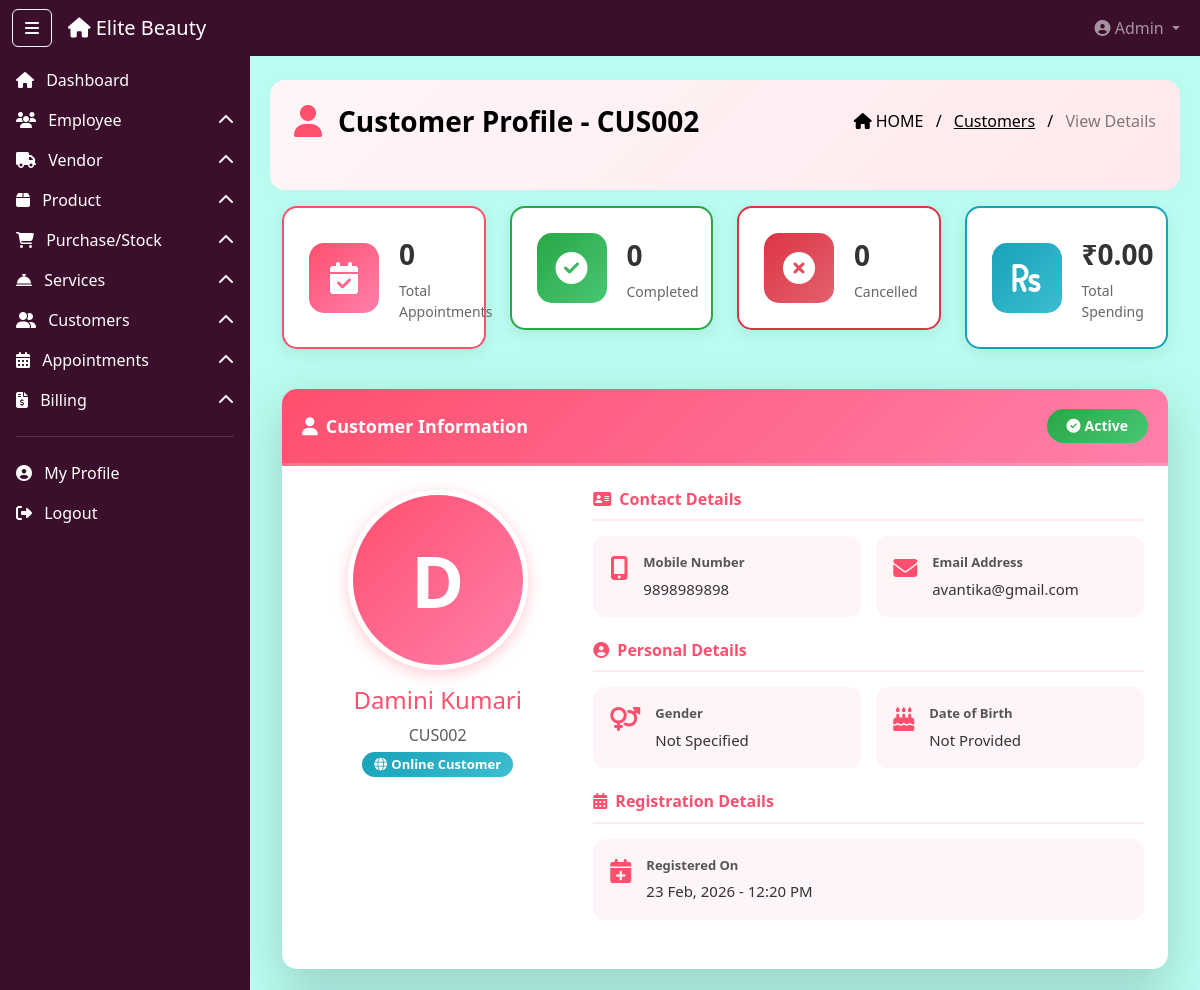
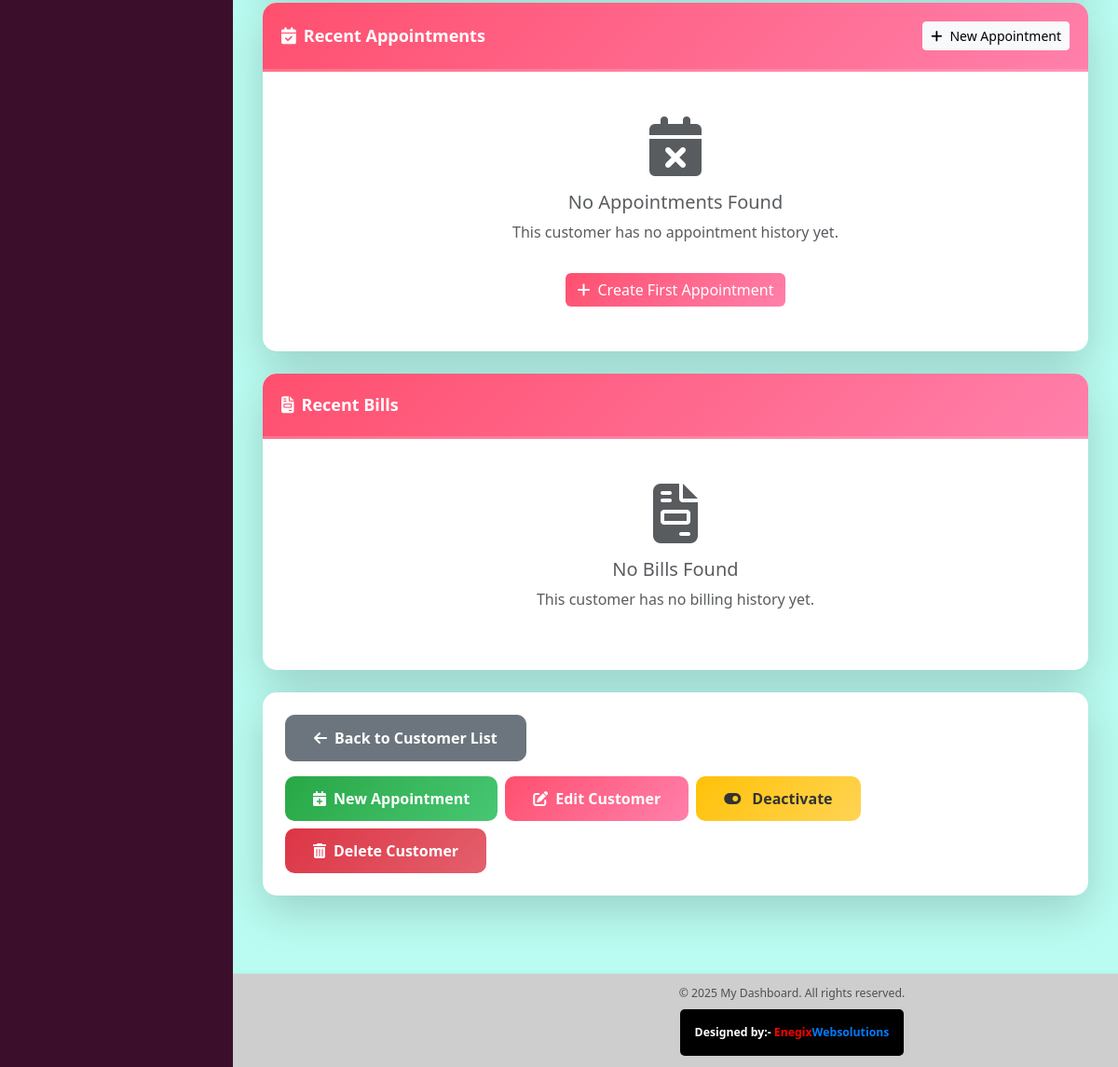
The app's page /admin-panel/customers/view/2/ (signed in) with its own data (2 pictures, top to bottom).
### dashboard_app/models.py (models this page shows, shortened)
class Customer(models.Model):
    GENDER_CHOICES = (
        ('male', 'Male'),
        ('female', 'Female'),
        ('other', 'Other'),
    )
    CUSTOMER_TYPE_CHOICES = (
        ('online', 'Online'),
        ('offline', 'Offline (Walk-in)'),
        ('both', 'Both'),
    )
    customer_id = models.CharField(max_length=10, unique=True, editable=False)
    full_name = models.CharField(max_length=100)
    mobile = models.CharField(max_length=10, unique=True)
    email = models.EmailField(blank=True, null=True)
    gender = models.CharField(max_length=10, choices=GENDER_CHOICES, blank=True, null=True)
    dob = models.DateField(blank=True, null=True)
    address_line = models.TextField(blank=True, null=True)
    city = models.CharField(max_length=50, blank=True, null=True)
    state = models.CharField(max_length=50, blank=True, null=True)
    pincode = models.CharField(max_length=10, blank=True, null=True)
    customer_type = models.CharField(max_length=10, choices=CUSTOMER_TYPE_CHOICES, default='offline')
    profile_pic = models.ImageField(upload_to='customer_profiles/', blank=True, null=True)
    password = models.CharField(max_length=255, blank=True, null=True)
    created_by = models.ForeignKey(
        Employee, on_delete=models.SET_NULL,
        null=True, blank=True, related_name='customers_created'
    )
    is_active = models.BooleanField(default=True)
    registered_on = models.DateTimeField(auto_now_add=True)
    updated_at = models.DateTimeField(auto_now=True)
    @property
    def total_spending(self):
        return self.bills.aggregate(total=Sum('total_amount'))['total'] or Decimal('0.00')
    class Meta:
        ordering = ['-registered_on']

### dashboard_app/views.py (the view, shortened to what this page needs)
    def wrapper(request, *args, **kwargs):
        user_id   = request.session.get('user_id')
        user_type = request.session.get('user_type')
        return view_func(request, *args, **kwargs)

### dashboard_app/templates/customer/view_customer.html (shortened to what this page needs)
{% extends "base2.html" %}
{% load static %}
{% block content %}
<div class="ribbon-header d-flex justify-content-between align-items-center px-4 pb-5 mb-3" style="color: black">
  <div class="d-flex align-items-center">
    <i class="fas fa-user me-3 fs-2" style="color: #ff4f6e;"></i>
    <div class="fw-bold fs-3">Customer Profile - {{ customer.customer_id }}</div>
  </div>
  <div class="breadcrumb-text text-end">
    <span class="text-black"><i class="fas fa-home me-1"></i>HOME</span>
    <span class="mx-2 text-black">/</span>
    <a href="{% url 'customer_list' %}" class="text-black">Customers</a>
    <span class="mx-2 text-black">/</span>
    <span class="text-black-50">View Details</span>
  </div>
</div>
<div class="container-fluid mt-2">
  <div class="row mb-4">
    <div class="col-md-3 mb-3">
      <div class="stat-card stat-card-primary">
        <div class="stat-icon">
          <i class="fas fa-calendar-check"></i>
        </div>
        <div class="stat-details">
          <div class="stat-value">{{ total_appointments }}</div>
          <div class="stat-label">Total Appointments</div>
        </div>
      </div>
    </div>
    <div class="col-md-3 mb-3">
      <div class="stat-card stat-card-success">
        <div class="stat-icon">
          <i class="fas fa-check-circle"></i>
        </div>
        <div class="stat-details">
          <div class="stat-value">{{ completed_appointments }}</div>
          <div class="stat-label">Completed</div>
        </div>
      </div>
    </div>
    <div class="col-md-3 mb-3">
      <div class="stat-card stat-card-danger">
        <div class="stat-icon">
          <i class="fas fa-times-circle"></i>
        </div>
        <div class="stat-details">
          <div class="stat-value">{{ cancelled_appointments }}</div>
          <div class="stat-label">Cancelled</div>
        </div>
      </div>
    </div>
    <div class="col-md-3 mb-3">
      <div class="stat-card stat-card-info">
        <div class="stat-icon">
          <i class="fas fa-rupee-sign"></i>
        </div>
        <div class="stat-details">
          <div class="stat-value">₹{{ total_spending|floatformat:2 }}</div>
          <div class="stat-label">Total Spending</div>
        </div>
      </div>
    </div>
  </div>
  <div class="card shadow-lg mb-4 modern-card">
    <div class="card-header table-title-bar d-flex justify-content-between align-items-center">
      <span class="fw-bold text-white">
        <i class="fas fa-user me-2"></i>Customer Information
      </span>
      <div>
        {% if customer.is_active %}
          <span class="badge badge-success-lg">
            <i class="fas fa-check-circle me-1"></i>Active
          </span>
        {% else %}
          <span class="badge badge-danger-lg">
            <i class="fas fa-times-circle me-1"></i>Inactive
          </span>
        {% endif %}
      </div>
    </div>
    <div class="card-body p-4">
      <div class="row">
        <div class="col-md-4 text-center mb-4">
          {% if customer.profile_pic %}
            <img src="{{ customer.profile_pic.url }}" class="profile-picture mb-3" alt="{{ customer.full_name }}">
          {% else %}
            <div class="profile-picture-placeholder mb-3">
              {{ customer.full_name|first|upper }}
            </div>
          {% endif %}
          <h4 class="text-primary mb-2">{{ customer.full_name }}</h4>
          <p class="text-muted mb-1">{{ customer.customer_id }}</p>
          {% if customer.customer_type == 'online' %}
            <span class="badge modern-badge badge-info">
              <i class="fas fa-globe me-1"></i>Online Customer
            </span>
          {% else %}
            <span class="badge modern-badge badge-secondary">
              <i class="fas fa-store me-1"></i>Walk-in Customer
            </span>
          {% endif %}
        </div>
        <div class="col-md-8">
          <div class="info-section mb-4">
            <h6 class="section-title"><i class="fas fa-address-card me-2"></i>Contact Details</h6>
            <div class="info-grid-detail">
              <div class="info-item-detail">
                <i class="fas fa-mobile-alt text-primary"></i>
                <div>
                  <div class="info-label">Mobile Number</div>
                  <div class="info-value">{{ customer.mobile }}</div>
                </div>
              </div>
              <div class="info-item-detail">
                <i class="fas fa-envelope text-primary"></i>
                <div>
                  <div class="info-label">Email Address</div>
                  <div class="info-value">{{ customer.email|default:"Not Provided" }}</div>
                </div>
              </div>
            </div>
          </div>
          <div class="info-section mb-4">
            <h6 class="section-title"><i class="fas fa-user-circle me-2"></i>Personal Details</h6>
            <div class="info-grid-detail">
              <div class="info-item-detail">
                <i class="fas fa-venus-mars text-primary"></i>
                <div>
                  <div class="info-label">Gender</div>
                  <div class="info-value">
                    {% if customer.gender == 'male' %}
                      <i class="fas fa-mars text-primary"></i> Male
                    {% elif customer.gender == 'female' %}
                      <i class="fas fa-venus text-danger"></i> Female
                    {% elif customer.gender == 'other' %}
                      <i class="fas fa-genderless text-info"></i> Other
                    {% else %}
                      Not Specified
                    {% endif %}
                  </div>
                </div>
              </div>
              <div class="info-item-detail">
                <i class="fas fa-birthday-cake text-primary"></i>
                <div>
                  <div class="info-label">Date of Birth</div>
                  <div class="info-value">{{ customer.dob|date:"d M, Y"|default:"Not Provided" }}</div>
                </div>
              </div>
            </div>
          </div>
          <div class="info-section">
            <h6 class="section-title"><i class="fas fa-calendar-alt me-2"></i>Registration Details</h6>
            <div class="info-grid-detail">
              <div class="info-item-detail">
                <i class="fas fa-calendar-plus text-primary"></i>
                <div>
                  <div class="info-label">Registered On</div>
                  <div class="info-value">{{ customer.registered_on|date:"d M, Y - h:i A" }}</div>
                </div>
              </div>
            </div>
          </div>
        </div>
      </div>
    </div>
  </div>
  <div class="card shadow-lg mb-4 modern-card">
    <div class="card-header table-title-bar d-flex justify-content-between align-items-center">
      <span class="fw-bold text-white">
        <i class="fas fa-calendar-check me-2"></i>Recent Appointments
      </span>
      <a href="{% url 'create_appointment' customer.id %}" class="btn btn-light btn-sm">
        <i class="fas fa-plus me-2"></i>New Appointment
      </a>
    </div>
    <div class="card-body p-0">
      {% if appointments %}
      <div class="table-responsive">
        <table class="table table-hover modern-table mb-0">
          <thead>
            <tr>
              <th><i class="fas fa-hashtag me-2"></i>Appt. No.</th>
              <th><i class="fas fa-calendar me-2"></i>Date & Time</th>
              <th><i class="fas fa-cut me-2"></i>Services</th>
              <th><i class="fas fa-user-tie me-2"></i>Stylist</th>
              <th><i class="fas fa-rupee-sign me-2"></i>Amount</th>
              <th><i class="fas fa-info-circle me-2"></i>Status</th>
              <th><i class="fas fa-cogs me-2"></i>Actions</th>
            </tr>
          </thead>
          <tbody>
            {% for appt in appointments %}
            <tr>
              <td><span class="customer-id-badge">{{ appt.appointment_id }}</span></td>
              <td>
                <div>{{ appt.appointment_date|date:"d M, Y" }}</div>
                <small class="text-muted">{{ appt.appointment_time }}</small>
              </td>
              <td>{{ appt.services_count }} service(s)</td>
              <td>{{ appt.stylist.full_name|default:"Not Assigned" }}</td>
              <td><strong class="text-success">₹{{ appt.total_amount|floatformat:2 }}</strong></td>
              <td>
                {% if appt.status == 'pending' %}
                  <span class="badge modern-badge badge-warning">
                    <i class="fas fa-clock me-1"></i>Pending
                  </span>
                {% elif appt.status == 'confirmed' %}
                  <span class="badge modern-badge badge-info">
                    <i class="fas fa-check me-1"></i>Confirmed
                  </span>
                {% elif appt.status == 'completed' %}
                  <span class="badge modern-badge badge-success">
                    <i class="fas fa-check-circle me-1"></i>Completed
                  </span>
                {% elif appt.status == 'cancelled' %}
                  <span class="badge modern-badge badge-danger">
                    <i class="fas fa-times-circle me-1"></i>Cancelled
                  </span>
                {% endif %}
              </td>
              <td>
                <div class="action-buttons">
                  <a href="{% url 'view_appointment' appt.id %}" class="btn btn-action btn-info btn-sm" title="View">
                    <i class="fas fa-eye"></i>
                  </a>
                </div>
              </td>
            </tr>
            {% endfor %}
          </tbody>
        </table>
      </div>
      {% else %}
      <div class="text-center p-5">
        <i class="fas fa-calendar-times fa-4x text-muted mb-3"></i>
        <h5 class="text-muted">No Appointments Found</h5>
        <p class="text-muted">This customer has no appointment history yet.</p>
        <a href="{% url 'create_appointment' customer.id %}" class="btn btn-primary mt-3">
          <i class="fas fa-plus me-2"></i>Create First Appointment
        </a>
      </div>
      {% endif %}
    </div>
  </div>
  <div class="card shadow-lg mb-4 modern-card">
    <div class="card-header table-title-bar fw-bold text-white">
      <i class="fas fa-file-invoice me-2"></i>Recent Bills
    </div>
    <div class="card-body p-0">
      {% if bills %}
      <div class="table-responsive">
        <table class="table table-hover modern-table mb-0">
          <thead>
            <tr>
              <th><i class="fas fa-hashtag me-2"></i>Bill No.</th>
              <th><i class="fas fa-calendar me-2"></i>Bill Date</th>
              <th><i class="fas fa-money-bill-wave me-2"></i>Sub Total</th>
              <th><i class="fas fa-tags me-2"></i>Discount</th>
              <th><i class="fas fa-receipt me-2"></i>Final Amount</th>
              <th><i class="fas fa-credit-card me-2"></i>Payment</th>
              <th><i class="fas fa-cogs me-2"></i>Actions</th>
            </tr>
          </thead>
          <tbody>
            {% for bill in bills %}
            <tr>
              <td><span class="customer-id-badge">{{ bill.bill_number }}</span></td>
              <td>{{ bill.bill_date|date:"d M, Y" }}</td>
              <td>₹{{ bill.sub_total|floatformat:2 }}</td>
              <td><span class="text-danger">-₹{{ bill.discount|floatformat:2 }}</span></td>
              <td><strong class="text-success">₹{{ bill.final_amount|floatformat:2 }}</strong></td>
              <td>
                {% if bill.payment_status == 'paid' %}
                  <span class="badge modern-badge badge-success">
                    <i class="fas fa-check me-1"></i>Paid
                  </span>
                {% else %}
                  <span class="badge modern-badge badge-warning">
                    <i class="fas fa-clock me-1"></i>Pending
                  </span>
                {% endif %}
              </td>
              <td>
                <div class="action-buttons">
                  <a href="{% url 'view_bill' bill.id %}" class="btn btn-action btn-info btn-sm" title="View">
                    <i class="fas fa-eye"></i>
                  </a>
                </div>
              </td>
            </tr>
            {% endfor %}
          </tbody>
        </table>
      </div>
      {% else %}
      <div class="text-center p-5">
        <i class="fas fa-file-invoice fa-4x text-muted mb-3"></i>
        <h5 class="text-muted">No Bills Found</h5>
        <p class="text-muted">This customer has no billing history yet.</p>
      </div>
      {% endif %}
    </div>
  </div>
  <div class="card shadow-lg mb-4 modern-card">
    <div class="card-body p-4">
      <div class="d-flex justify-content-between flex-wrap gap-3">
        <a href="{% url 'customer_list' %}" class="btn btn-secondary btn-action-lg">
          <i class="fas fa-arrow-left me-2"></i>Back to Customer List
        </a>
        <div class="d-flex gap-2 flex-wrap">
          <a href="{% url 'create_appointment' customer.id %}" class="btn btn-success btn-action-lg">
            <i class="fas fa-calendar-plus me-2"></i>New Appointment
          </a>
          <a href="{% url 'edit_customer' customer.id %}" class="btn btn-primary btn-action-lg">
            <i class="fas fa-edit me-2"></i>Edit Customer
          </a>
          <a href="{% url 'toggle_customer_active' customer.id %}"
             class="btn {% if customer.is_active %}btn-warning{% else %}btn-success{% endif %} btn-action-lg"
             onclick="return confirm('{% if customer.is_active %}Are you sure you want to deactivate this customer?{% else %}Are you sure you want to activate this customer?{% endif %}')">
            <i class="fas {% if customer.is_active %}fa-toggle-on{% else %}fa-toggle-off{% endif %} me-2"></i>
            {% if customer.is_active %}Deactivate{% else %}Activate{% endif %}
          </a>
          <a href="{% url 'delete_customer' customer.id %}"
             class="btn btn-danger btn-action-lg"
             onclick="return confirm('Are you sure you want to delete this customer? This action cannot be undone.')">
            <i class="fas fa-trash-alt me-2"></i>Delete Customer
          </a>
        </div>
      </div>
    </div>
  </div>
</div>
{% endblock %}

### records on screen
Customer: customer_id "CUS002", full_name|first "D", full_name "Damini Kumari", mobile "9898989898", email "avantika@gmail.com", dob "Not Provided", registered_on "23 Feb, 2026 - 12:20 PM"

### other values on screen
{{ total_appointments }} "0"
{{ completed_appointments }} "0"
{{ cancelled_appointments }} "0"
{{ total_spending|floatformat:2 }} "0.00"
